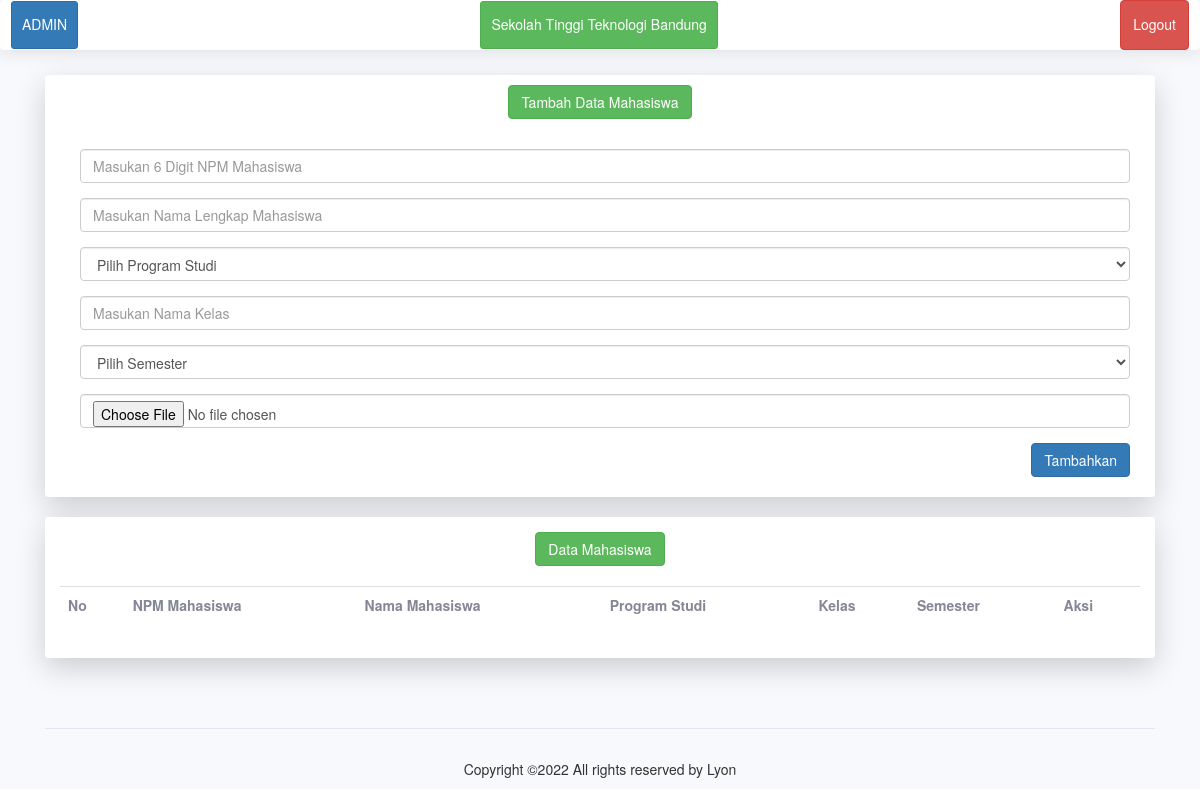
The app's page /index.php/admin, older data.
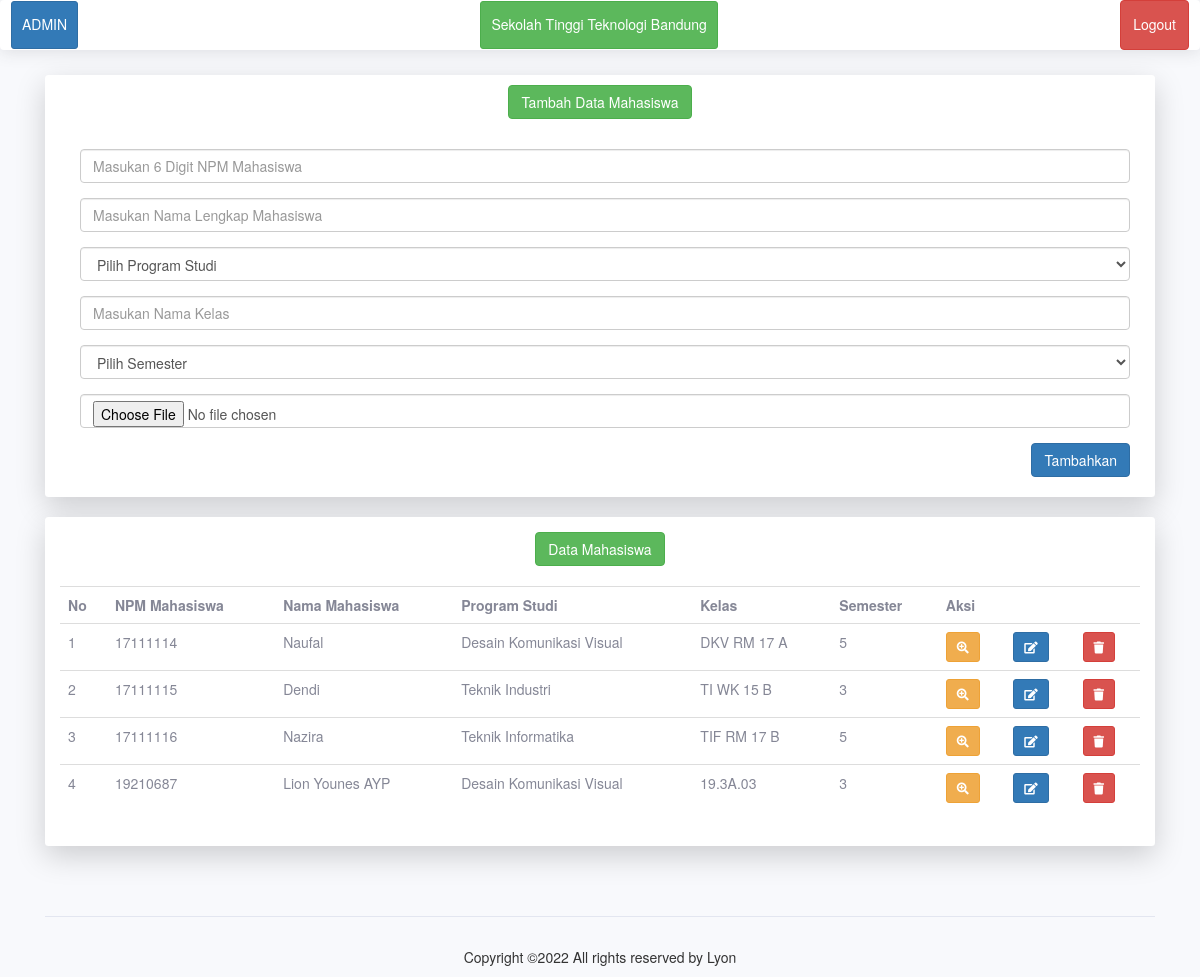
The same page, newer data.
### tables this page shows
CREATE TABLE `data_mahasiswa` (
  `id` int(11) NOT NULL,
  `int_npm` int(12) NOT NULL,
  `str_nama` varchar(100) NOT NULL,
  `str_prodi` varchar(30) NOT NULL,
  `str_kelas` varchar(20) NOT NULL,
  `int_semester` int(2) NOT NULL,
  `gambar` text NOT NULL
);

### application/controllers/Admin.php (called while the page is built, shortened)
<?php
class Admin extends CI_Controller {
	public function index() {
		$data['mahasiswa'] = $this->Modeladmin->tampil_data();
		$data ['title'] = "Sekolah Tinggi Teknologi Bandung";
		$this->load->view('template/header', $data);
		$this->load->view('template/sidebar');
		$this->load->view('dashboard', $data);
		$this->load->view('template/footer');
	}
}

### index.php (called while the page is built, shortened)
<?php
require_once BASEPATH.'core/CodeIgniter.php';

### application/models/Modeladmin.php (called while the page is built, shortened)
<?php
class Modeladmin extends CI_model {
    function tampil_data() {
        return $this->db->get('data_mahasiswa')->result();
    }
}
?>

### application/views/dashboard.php (the view, shortened to what this page needs)
<body>
    <div class="container">
        <div class="card o-hidden border-0 shadow-lg my-3 pt-2 ">
            <div class="card-body p-2">
                <div align="center">
                    <div class="btn btn-success">Tambah Data Mahasiswa</div>
                </div>
                <div class="container">
                    <div class="modal-body mr-5">
                        <form action="<?php echo base_url() . 'Admin/aksi_tambah_data'; ?>" method="post" enctype="multipart/form-data">
                            <div class="form-group">
                                <input type="text" name="npm" maxlength="8" class="form-control" placeholder="Masukan 6 Digit NPM Mahasiswa" required>
                            </div>
                            <div class="form-group">
                                <input type="text" name="nama" maxlength="25" class="form-control" placeholder="Masukan Nama Lengkap Mahasiswa" required>
                            </div>
                            <div class="form-group">
                                <select class="form-control" name="prodi" required>
                                    <option value="">Pilih Program Studi</option>
                                </select>
                            </div>
                            <div class="form-group">
                                <input type="text" name="kelas" maxlength="30" class="form-control" placeholder="Masukan Nama Kelas" required>
                            </div>
                            <div class="form-group">
                                <select class="form-control" name="semester" required>
                                    <option value="">Pilih Semester</option>
                                </select>
                            </div>
                            <div class="form-group">
                                <input type="file" name="gambar" class="form-control" placeholder="Masukan Foto Anda" required>
                            </div>
                            <div align="right">
                                <button type="submit" class="btn btn-primary">Tambahkan</button>
                            </div>
                        </form>
                    </div>
                </div>
            </div>
        </div>
    </div>
    <div class="container">
        <div class="card o-hidden border-0 shadow-lg my-3 p-4">
            <div class="card-body p-0">
                <div align="center">
                    <div class="btn btn-success">Data Mahasiswa</div>
                </div>
                <table style="margin:20px auto;" class="table" >
                    <tr>
                        <th>No</th>
                        <th>NPM Mahasiswa</th>
                        <th>Nama Mahasiswa</th>
                        <th>Program Studi</th>
                        <th>Kelas</th>
                        <th>Semester</th>
                        <th colspan="4">Aksi</th>
                    </tr>
                    <?php
                    $no = 1;
                    foreach ($mahasiswa as $mhs) :
                        ?>
                        <tr>
                            <td><?php echo $no++ ?></td>
                            <td><?php echo $mhs->int_npm ?></td>
                            <td><?php echo $mhs->str_nama ?></td>
                            <td><?php echo $mhs->str_prodi ?></td>
                            <td><?php echo $mhs->str_kelas ?></td>
                            <td><?php echo $mhs->int_semester ?></td>
                            <td><?php echo anchor('Admin/detail/' . $mhs->id, '<div class="btn btn-warning btn-sm"><i class="fa fa-search-plus"></i></div>') ?></td>
                            <td><?php echo anchor('Admin/edit/' . $mhs->id, '<div class="btn btn-primary btn-sm"><i class="fa fa-edit"></i></div>') ?></td>
                            <td>
                                <a href="<?= site_url("Admin/hapus/".$mhs->id); ?>" class="btn btn-danger btn-sm" onclick="return confirm('Yakin?')"><i class="fa fa-trash"></i></a>
                            </td>
                        </tr>
                    <?php endforeach; ?>
                </table>
            </div>
        </div>
    </div>
    </body>

### application/views/template/header.php (shortened to what this page needs)
<!DOCTYPE html>
<html lang="en">
    <head>
        <link href="<?php echo base_url() ?>assets/vendor/fontawesome-free/css/all.min.css" rel="stylesheet" type="text/css">
        <link href="<?php echo base_url() ?>assets/css/sb-admin-2.min.css" rel="stylesheet">
        <link href="<?php echo base_url() . 'assets/css/bootstrap.css' ?>" rel="stylesheet">
        <link href="<?php echo base_url() . 'assets/css/jquery.dataTables.min.css' ?>" rel="stylesheet">
        <link rel="stylesheet" type="text/css" href="https://cdn.datatables.net/v/bs4/jq-3.3.1/dt-1.10.18/datatables.css">
        <link rel="stylesheet" type="text/css" href="assets/css/bootstrap.css">
        <link rel="stylesheet" type="text/css" href="assets/DataTables/media/css/jquery.dataTables.css">
        <link rel="stylesheet" type="text/css" href="assets/DataTables/media/css/dataTables.bootstrap.css">
        <link rel="stylesheet" href="<?php echo base_url('assets\sweetalert\sweetalert2.min.css') ?>">
    </head>

### application/views/template/sidebar.php (shortened to what this page needs)
<body id="page-top">
    <div id="wrapper">
        <div id="content-wrapper" class="d-flex flex-column">
            <div id="content">
                <nav class="navbar navbar-expand navbar-light bg-white topbar mb-4 static-top shadow">
                    <a href="<?= base_url('Login/admin'); ?>" ><div class="btn btn-sm btn-primary"><h5>ADMIN</h5></div></a>
                    <div class="btn btn-sm btn-success ml-auto mr-auto"><h5>Sekolah Tinggi Teknologi Bandung</h5></div>
                    <div align="left">
                        <a href="<?= site_url('Login/logout'); ?>" ><div class="btn btn-danger "><h5>Logout</h5></div></a>
                    </div>
                </nav>

### application/views/template/footer.php (shortened to what this page needs)
<footer class="site-footer">
	<div class="container">
		<div class="row pt-5 mt-5 text-center">
			<div class="col-md-12">
				<div class="border-top pt-5">
					<p>Copyright &copy;<script>document.write(new Date().getFullYear());</script> All rights reserved by Lyon</p>
				</div>
			</div>
		</div>
	</div>
</footer>
</body>
</html>

Row changes from the older to the newer data that the page shows:
added data_mahasiswa: int_npm "17111114", str_nama "Naufal", str_prodi "Desain Komunikasi Visual", str_kelas "DKV RM 17 A", int_semester "5"
added data_mahasiswa: int_npm "17111115", str_nama "Dendi", str_prodi "Teknik Industri", str_kelas "TI WK 15 B", int_semester "3"
added data_mahasiswa: int_npm "17111116", str_nama "Nazira", str_prodi "Teknik Informatika", str_kelas "TIF RM 17 B", int_semester "5"
added data_mahasiswa: int_npm "19210687", str_nama "Lion Younes AYP", str_prodi "Desain Komunikasi Visual", str_kelas "19.3A.03", int_semester "3"
